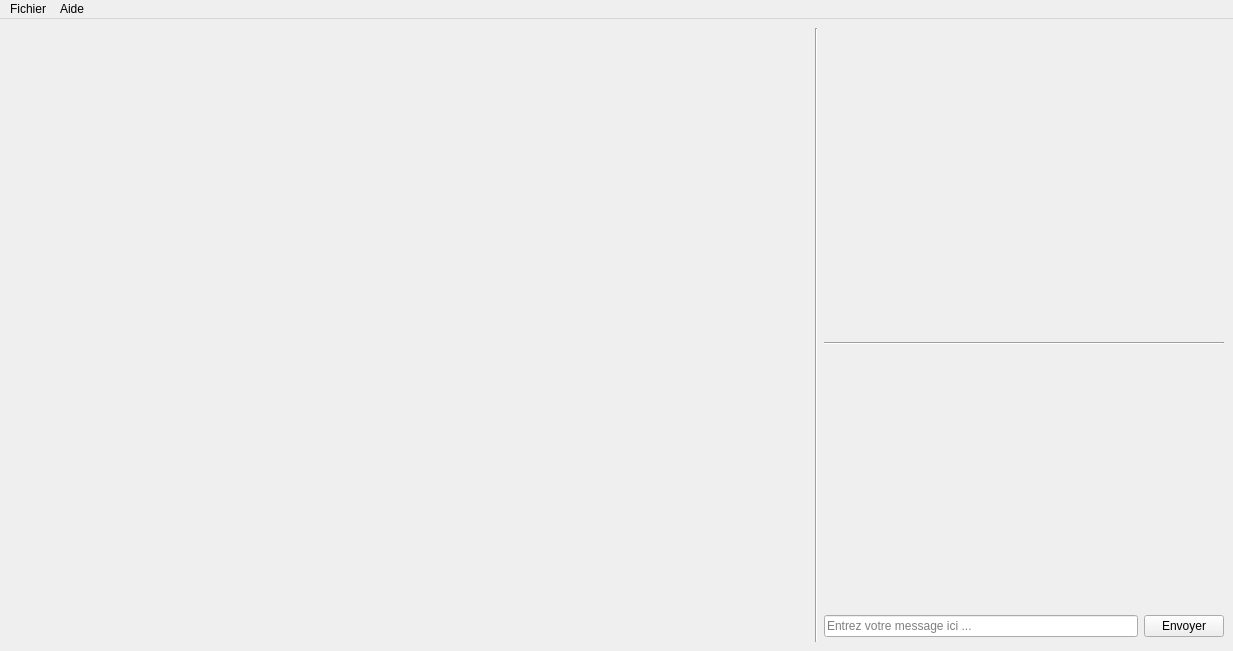
<?xml version="1.0" encoding="UTF-8"?>
<ui version="4.0">
 <class>MainWindow</class>
 <widget class="QMainWindow" name="MainWindow">
  <property name="geometry">
   <rect>
    <x>0</x>
    <y>0</y>
    <width>1229</width>
    <height>651</height>
   </rect>
  </property>
  <property name="windowTitle">
   <string>MainWindow</string>
  </property>
  <widget class="QWidget" name="centralwidget">
   <layout class="QHBoxLayout" name="horizontalLayout">
    <item>
     <widget class="QWidget" name="game_canvas" native="true">
      <property name="sizePolicy">
       <sizepolicy hsizetype="Expanding" vsizetype="Preferred">
        <horstretch>0</horstretch>
        <verstretch>0</verstretch>
       </sizepolicy>
      </property>
      <property name="minimumSize">
       <size>
        <width>800</width>
        <height>600</height>
       </size>
      </property>
     </widget>
    </item>
    <item>
     <widget class="Line" name="line">
      <property name="orientation">
       <enum>Qt::Vertical</enum>
      </property>
     </widget>
    </item>
    <item>
     <layout class="QVBoxLayout" name="verticalLayout">
      <item>
       <widget class="QLabel" name="minimap">
        <property name="sizePolicy">
         <sizepolicy hsizetype="Preferred" vsizetype="Expanding">
          <horstretch>0</horstretch>
          <verstretch>0</verstretch>
         </sizepolicy>
        </property>
        <property name="minimumSize">
         <size>
          <width>0</width>
          <height>0</height>
         </size>
        </property>
        <property name="maximumSize">
         <size>
          <width>400</width>
          <height>300</height>
         </size>
        </property>
        <property name="text">
         <string/>
        </property>
        <property name="alignment">
         <set>Qt::AlignCenter</set>
        </property>
       </widget>
      </item>
      <item>
       <widget class="Line" name="line_2">
        <property name="orientation">
         <enum>Qt::Horizontal</enum>
        </property>
       </widget>
      </item>
      <item>
       <widget class="QWidget" name="chatbox_anchor" native="true">
        <property name="minimumSize">
         <size>
          <width>400</width>
          <height>250</height>
         </size>
        </property>
        <property name="maximumSize">
         <size>
          <width>400</width>
          <height>250</height>
         </size>
        </property>
       </widget>
      </item>
      <item>
       <layout class="QHBoxLayout" name="horizontalLayout_2">
        <item>
         <widget class="QLineEdit" name="input_chat">
          <property name="sizePolicy">
           <sizepolicy hsizetype="Expanding" vsizetype="Maximum">
            <horstretch>0</horstretch>
            <verstretch>0</verstretch>
           </sizepolicy>
          </property>
          <property name="placeholderText">
           <string>Entrez votre message ici ...</string>
          </property>
         </widget>
        </item>
        <item>
         <widget class="QPushButton" name="btn_sendchat">
          <property name="text">
           <string>Envoyer</string>
          </property>
         </widget>
        </item>
       </layout>
      </item>
     </layout>
    </item>
   </layout>
  </widget>
  <widget class="QMenuBar" name="menubar">
   <property name="geometry">
    <rect>
     <x>0</x>
     <y>0</y>
     <width>1229</width>
     <height>30</height>
    </rect>
   </property>
   <widget class="QMenu" name="menuFichier">
    <property name="title">
     <string>Fichier</string>
    </property>
    <addaction name="actionQuitter"/>
   </widget>
   <widget class="QMenu" name="menuAide">
    <property name="title">
     <string>Aide</string>
    </property>
   </widget>
   <addaction name="menuFichier"/>
   <addaction name="menuAide"/>
  </widget>
  <action name="actionQuitter">
   <property name="text">
    <string>Quitter</string>
   </property>
  </action>
 </widget>
 <resources/>
 <connections/>
</ui>
